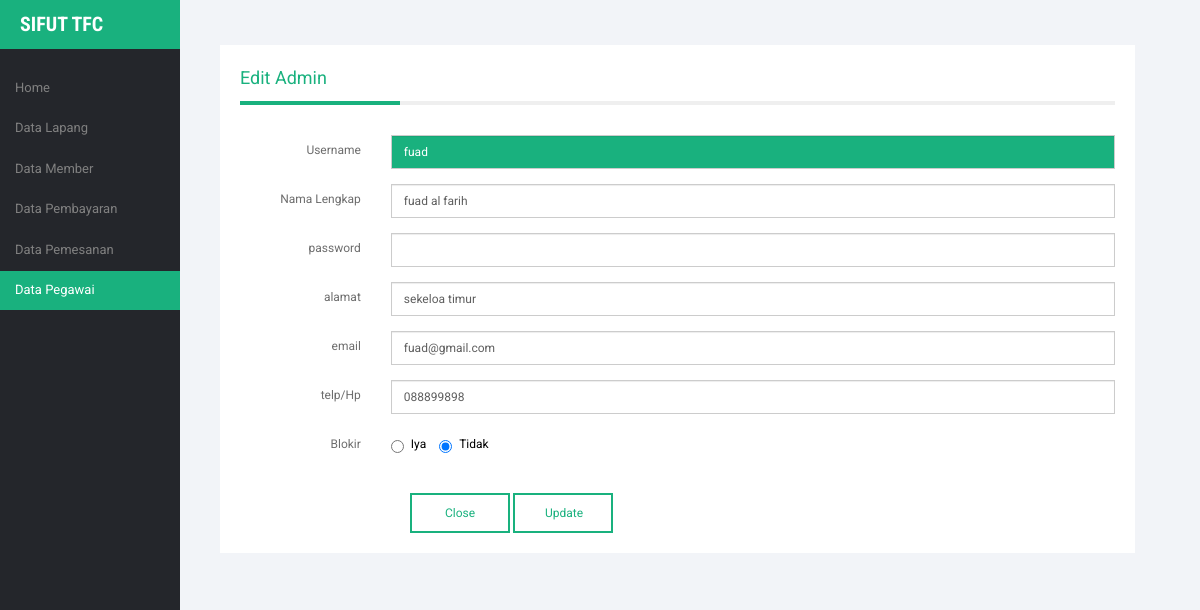
/pegawai/pegawai.php?module=data_pegawai&act=editpegawai&id=fuad, run on the app's committed database.
### tables this page shows
CREATE TABLE `pegawai` (
  `username` varchar(50) NOT NULL,
  `password` varchar(50) NOT NULL,
  `nama_lengkap` varchar(50) NOT NULL,
  `alamat` varchar(100) NOT NULL,
  `email` varchar(50) NOT NULL,
  `telp` varchar(20) NOT NULL,
  `blokir` enum('Y','N') NOT NULL
);

### pegawai/module_pegawai/edit_pegawai.php (the view, shortened to what this page needs)
<?php
$edit=mysql_query("SELECT * FROM pegawai WHERE username='$_GET[id]'");
    $ed=mysql_fetch_array($edit);
?>
  <div class="content">
    <div class="edit-cont">
      <div class="edit-title"><p>Edit Admin</p></div>
<?php
     echo "<form class='form-horizontal' method=POST action=$action?module=data_pegawai&act=update_pegawai>
          <input type=hidden name=id value='$ed[username]'>
          <div class='form-group'>
            <label class='col-lg-2 control-label'> Username</label>
            <div class='col-lg-10'>
              <input type='text' class='form-control' name='username' value='$ed[username]' disabled>
            </div>
          </div>
          <div class='form-group'>
            <label class='col-lg-2 control-label'> Nama Lengkap</label>
            <div class='col-lg-10'>
              <input type='text' class='form-control' name='nama_lengkap' value='$ed[nama_lengkap]'>
            </div>
          </div>
          <div class='form-group'>
            <label for='admin-usr' class='col-lg-2 control-label'> password</label>
            <div class='col-lg-10'>
              <input type='password' class='form-control' name='password'>
            </div>
          </div>
          <div class='form-group'>
            <label for='admin-usr' class='col-lg-2 control-label'> alamat</label>
            <div class='col-lg-10'>
              <input type='text' class='form-control' name='alamat' value='$ed[alamat]'>
            </div>
          </div>
          <div class='form-group'>
            <label for='admin-usr' class='col-lg-2 control-label'> email</label>
            <div class='col-lg-10'>
              <input type='text' class='form-control' name='email' value='$ed[email]'>
            </div>
          </div>
          <div class='form-group'>
            <label for='admin-usr' class='col-lg-2 control-label'> telp/Hp</label>
            <div class='col-lg-10'>
              <input type='text' class='form-control' name='telp' value='$ed[telp]'>
            </div>
          </div>
          <div class='form-group'>
            <label for='admin-usr' class='col-lg-2 control-label'> Blokir</label>
             <div class='col-lg-10'>";
              if ($ed['blokir']=='N'){
              echo"
                <label class='radio-inline'>
                  <input type='radio' name='blokir' value='Y'> Iya
                </label>
               <label class='radio-inline'>
                  <input type='radio' name='blokir' value='N' checked> Tidak
                </label>
                </div>
            </div>";
              }
    echo '
          <div class="button-edit">
            <button class="button-foot" onclick=self.history.back()>Close</button>
            <button class="button-foot" type="submit">Update</button>
          </div>
          </form>
          ';
?>

### assets/css/style_pegawai.css (style rules this page uses)
body { background: #24262b; font-family: 'Roboto', sans-serif; position: relative; font-size: 12px; color: black; }
body#pegawai { background: #f2f4f8; font-family: 'Roboto', sans-serif; position: relative; font-size: 12px; color: black; }
body a, body button, body div { transition:0.5s all; -webkit-transition:0.5s all; -moz-transition:0.5s all; -o-transition:0.5s all; -ms-transition:0.5s all; }
p { margin:0; }
.form-control { font-size: 12px; }
.content { margin-top: 15px; background: white; padding: 20px; }
.form-group { color: #6D6D6D; }
.form-group label { font-weight: 400; }
.radio-inline { color: #000000; }
.button-foot { background: transparent; padding: 10px 30px; border: 2px solid #19B17E; font-size: 12px; color: #19B17E; height: 40px; width: 100px; }
.edit-title { font-size: 18px; border-bottom: 4px solid #EFEFEF; margin-bottom: 30px; }
.edit-title p { border-bottom: 4px solid #19B17E; width: 160px; margin-bottom: -4px; padding-bottom: 10px; color: #19B17E; text-transform: capitalize; }
.edit-cont .form-control { border-radius: 0px; background: transparent; color: #5F5F5F; }
.button-edit { margin-left: 170px; margin-top: 40px; }
.form-control[disabled] { background: #19B17E; color: white; }

### data on the page
pegawai: username "fuad", nama_lengkap "fuad al farih", alamat "sekeloa timur", email "fuad@gmail.com", telp "088899898"
